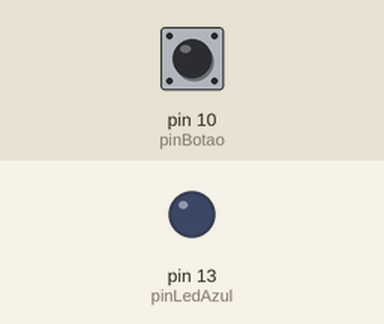
Bench run of a sketch on a simulated Arduino Uno, built with avr-gcc and run on an emulated ATmega328P. On the bench: output pins drawn as LEDs (lit = HIGH). The inputs (shaded band) are chosen by the test bench; at power-on: pin 10 (pinBotao) LOW.

Above: at 1.2 s.
1.3 s: pin 10 (pinBotao) pulled HIGH for 0.15 s
At 2.1 s:
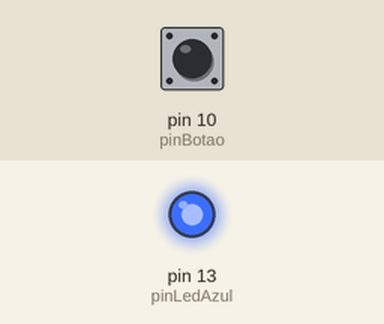
2.9 s: pin 10 (pinBotao) pulled HIGH for 1 s
At 3.3 s:
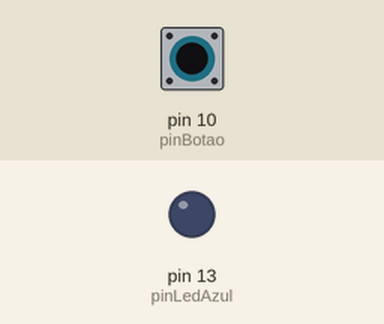
5.4 s: pin 10 (pinBotao) pulled HIGH for 3.2 s
At 6.4 s:
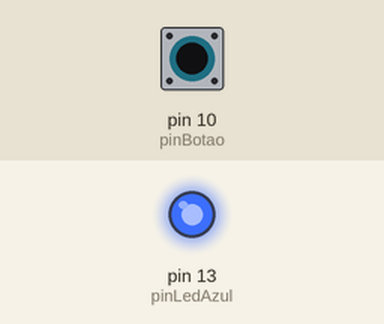
Timing chart, 0 to 8.4 s (numbered marks = the images above; inputs shaded):
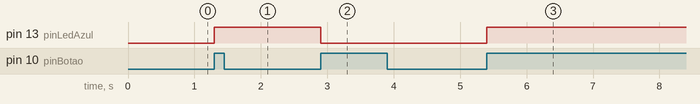

Measured:
- after the input at 1.3 s, pin 13 (pinLedAzul): LOW → HIGH at once
- after the input at 2.9 s, pin 13 (pinLedAzul): HIGH → LOW at once
- after the input at 5.4 s, pin 13 (pinLedAzul): LOW → HIGH at once

The sketch:

aula_35_ligar_e_desligar_led_com_o_botao1.ino
```cpp
/*
 Autor: Anna beatriz
 Nome do programa: led
 Data: 12/03/2025
 Descrição:Ligar e desligar apertando o botao
 */

#define pinLedAzul 13
#define pinBotao 10

int estadoAnterior = 0;
int estadoLed = 0;
int estadoBotao = 0;


void setup()
{
  Serial.begin(9600);
   pinMode(pinBotao, INPUT);
   pinMode(pinLedAzul, OUTPUT);


}

void loop()
{
  int estadoAtual = digitalRead(pinBotao);

  if (estadoAtual == 1 && estadoAnterior == 0){
  estadoBotao++;
  estadoLed = !estadoLed;
  digitalWrite(pinLedAzul, estadoLed);
  }

  estadoAnterior = estadoAtual;


}
```
